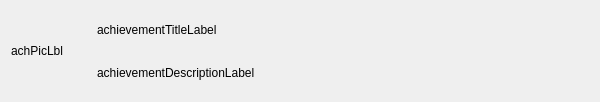
<?xml version="1.0" encoding="UTF-8"?>
<ui version="4.0">
 <class>Form</class>
 <widget class="QWidget" name="Form">
  <property name="geometry">
   <rect>
    <x>0</x>
    <y>0</y>
    <width>600</width>
    <height>100</height>
   </rect>
  </property>
  <property name="windowTitle">
   <string>Form</string>
  </property>
  <layout class="QHBoxLayout" name="horizontalLayout">
   <item>
    <widget class="QLabel" name="achievementPictureLabel">
     <property name="sizePolicy">
      <sizepolicy hsizetype="Fixed" vsizetype="Fixed">
       <horstretch>80</horstretch>
       <verstretch>80</verstretch>
      </sizepolicy>
     </property>
     <property name="minimumSize">
      <size>
       <width>80</width>
       <height>80</height>
      </size>
     </property>
     <property name="text">
      <string>achPicLbl</string>
     </property>
    </widget>
   </item>
   <item>
    <layout class="QVBoxLayout" name="verticalLayout">
     <item>
      <widget class="QLabel" name="achievementTitleLabel">
       <property name="sizePolicy">
        <sizepolicy hsizetype="MinimumExpanding" vsizetype="Preferred">
         <horstretch>0</horstretch>
         <verstretch>0</verstretch>
        </sizepolicy>
       </property>
       <property name="text">
        <string>achievementTitleLabel</string>
       </property>
      </widget>
     </item>
     <item>
      <widget class="QLabel" name="achievementDescriptionLabel">
       <property name="sizePolicy">
        <sizepolicy hsizetype="MinimumExpanding" vsizetype="Preferred">
         <horstretch>0</horstretch>
         <verstretch>0</verstretch>
        </sizepolicy>
       </property>
       <property name="text">
        <string>achievementDescriptionLabel</string>
       </property>
      </widget>
     </item>
    </layout>
   </item>
  </layout>
 </widget>
 <resources/>
 <connections/>
</ui>
